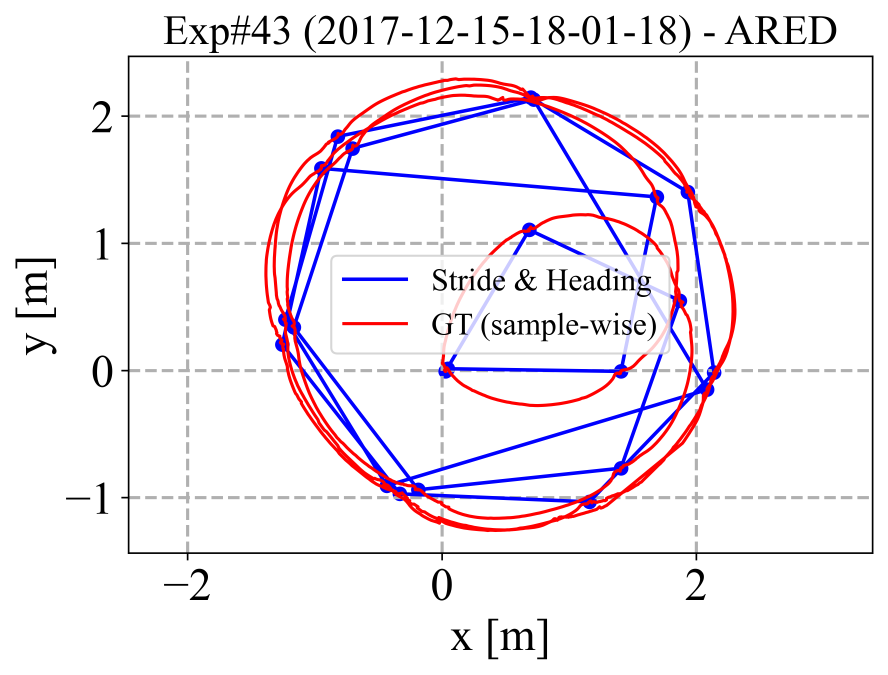
#> input picture results/figs/vicon/opencv_combine_images/trajectory_exp_43.png, 3549 x 2698 px (shown at 1/4 size); its folder holds 4 pictures in this run
$ python combine_images.py
#> lines starting #> are read from the running program, lines starting #| are printed output that depends on the picture
import cv2
import os
import numpy as np
# from PIL import Image

expNumber = 43
trajectoryText = f"trajectory_exp_{expNumber}.png"
trajectoryCorrectedText = f"trajectory_exp_{expNumber}_corrected.png"
zvlabelsText = f"zv_labels_exp_{expNumber}.png"
zvlabelsCorrectedText = f"zv_labels_exp_{expNumber}_corrected.png"
img1 = cv2.imread(trajectoryText)
#> img1 is the input picture: shape (2698, 3549, 3); mean B, G, R 241.9, 236, 242
img2 = cv2.imread(zvlabelsText)
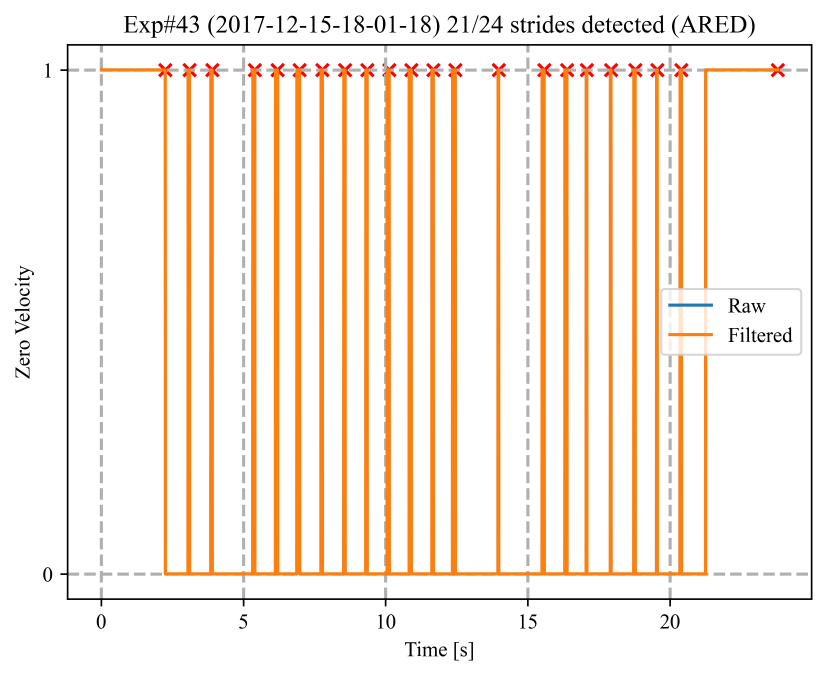
#> input picture results/figs/vicon/opencv_combine_images/zv_labels_exp_43.png, 3306 x 2702 px (shown at 1/4 size)
#> img2 is the input picture: shape (2702, 3306, 3); mean B, G, R 226.4, 237, 249.7
img3 = cv2.imread(trajectoryCorrectedText)
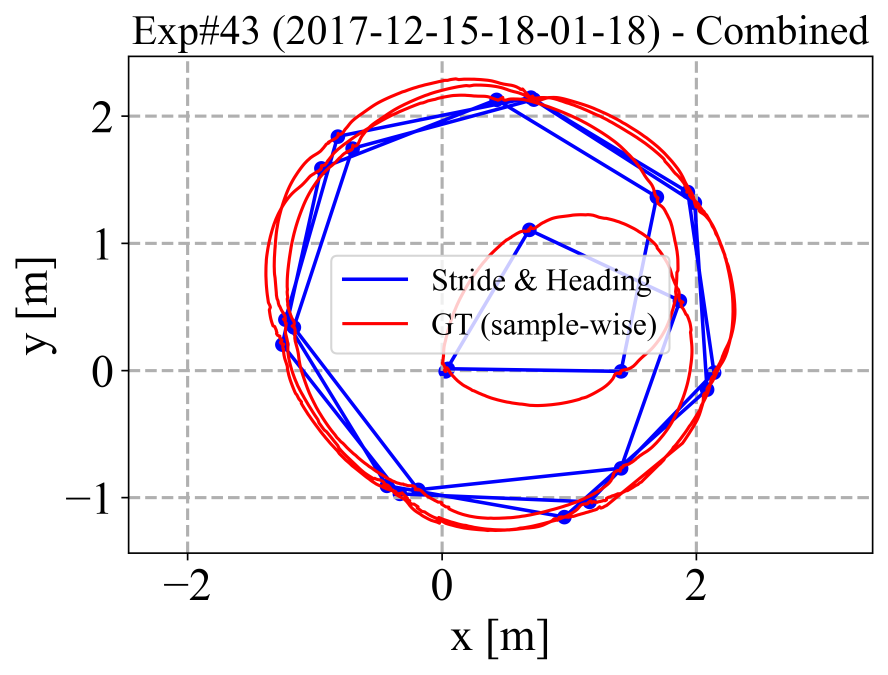
#> input picture results/figs/vicon/opencv_combine_images/trajectory_exp_43_corrected.png, 3549 x 2698 px (shown at 1/4 size)
#> img3 is the input picture: shape (2698, 3549, 3); mean B, G, R 241.8, 236, 241.9
img4 = cv2.imread(zvlabelsCorrectedText)
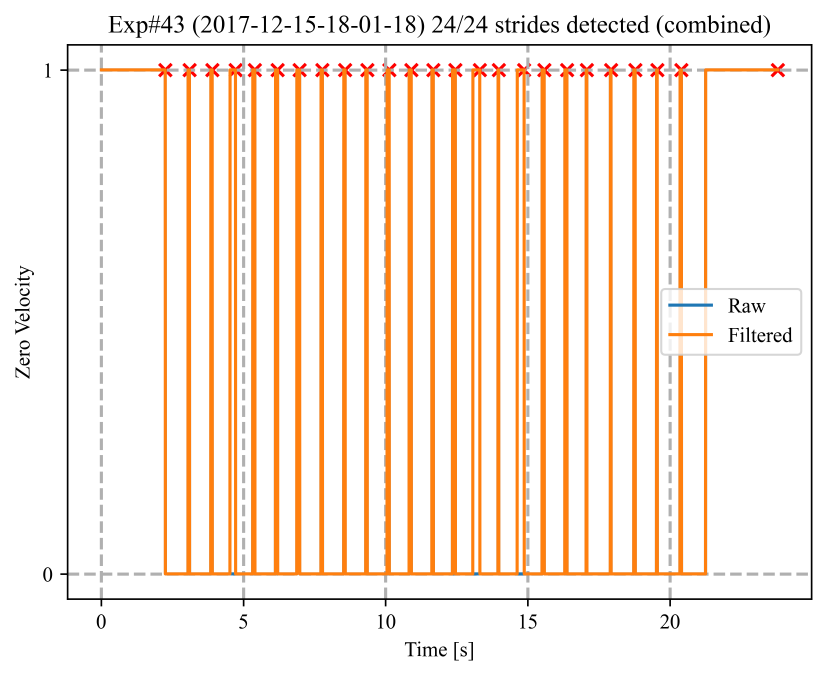
#> input picture results/figs/vicon/opencv_combine_images/zv_labels_exp_43_corrected.png, 3306 x 2702 px (shown at 1/4 size)
#> img4 is the input picture: shape (2702, 3306, 3); mean B, G, R 222.2, 234.7, 249.7

if img1.shape[0] > img2.shape[0]:
    s = img2.shape[0] / img1.shape[0]
    img1 = cv2.resize(img1, (int(s*img1.shape[1]), int(s*img1.shape[0])), 0)
else:
    s = img1.shape[0] / img2.shape[0]
#> s = 0.999
    img2 = cv2.resize(img2, (int(s*img2.shape[1]), int(s*img2.shape[0])), 0)
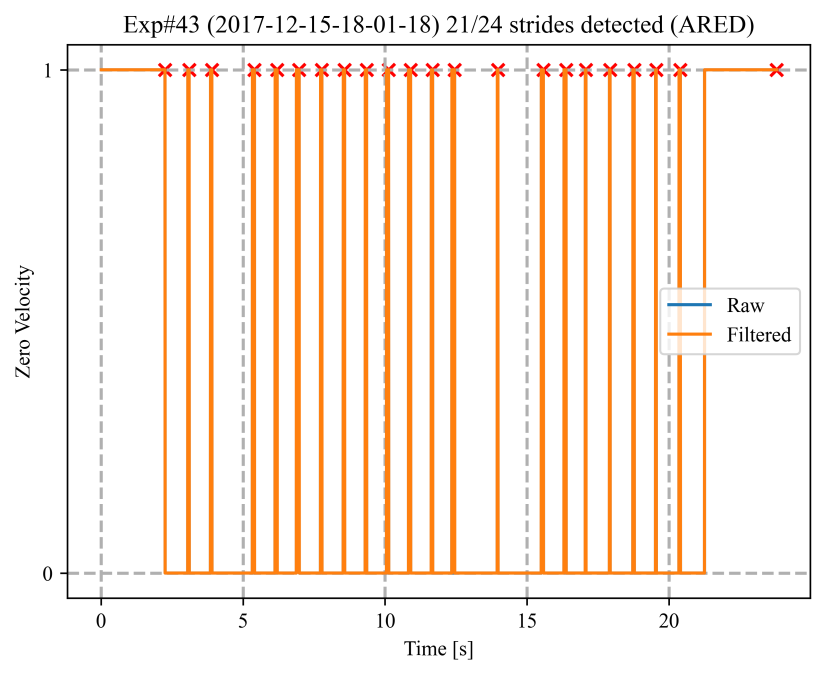
#> img2: shape (2698, 3301, 3) (shown at 1/4 size); mean B, G, R 226.4, 237, 249.7

if img3.shape[0] > img4.shape[0]:
    s = img3.shape[0] / img4.shape[0]
    img3 = cv2.resize(img3, (int(s*img3.shape[1]), int(s*img3.shape[0])), 0)
else:
    s = img3.shape[0] / img4.shape[0]
    img4 = cv2.resize(img4, (int(s*img4.shape[1]), int(s*img4.shape[0])), 0)
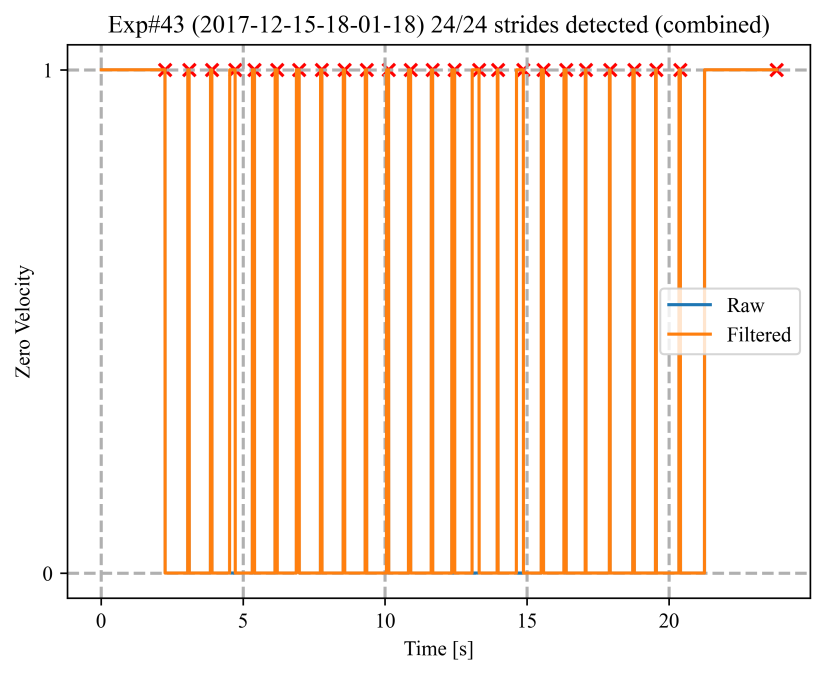
#> img4: shape (2698, 3301, 3) (shown at 1/4 size); mean B, G, R 222.2, 234.7, 249.7

imgCombined1 = np.zeros((img1.shape[0], img1.shape[1]+img2.shape[1], 3), np.uint8)
imgCombined1[:, 0:img1.shape[1]] = img1
imgCombined1[:, img1.shape[1]:img1.shape[1]+img2.shape[1]] = img2
imgCombined2 = np.zeros((img3.shape[0], img3.shape[1]+img4.shape[1], 3), np.uint8)
imgCombined2[:, 0:img3.shape[1]] = img3
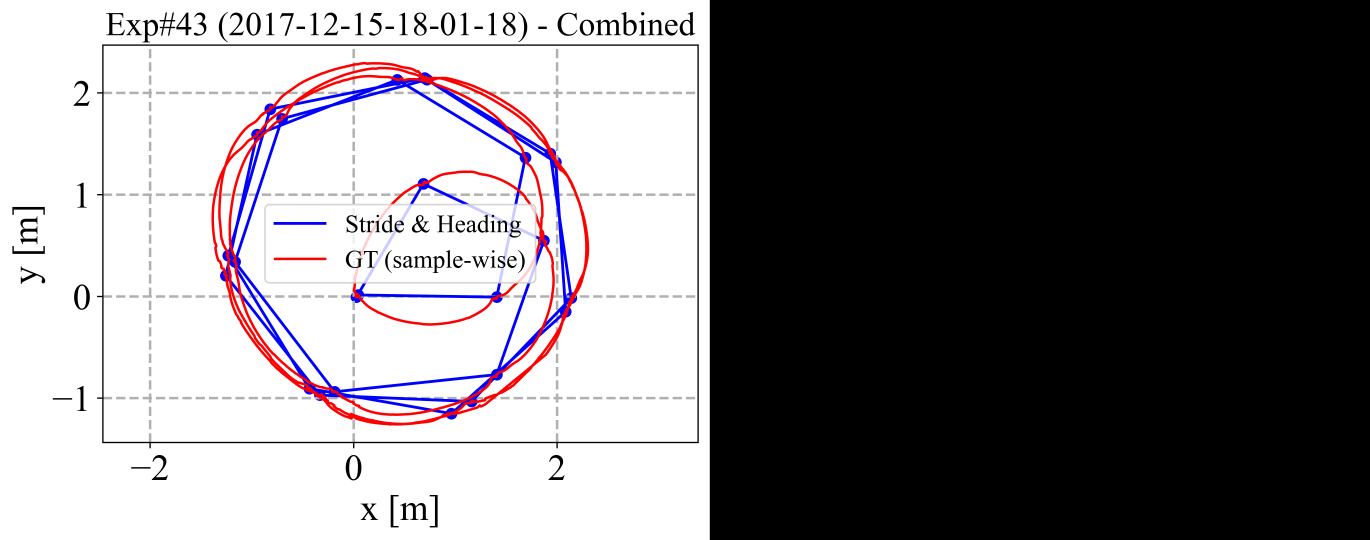
#> imgCombined2: shape (2698, 6850, 3) (shown at 1/5 size); mean B, G, R 125.3, 122.2, 125.3
imgCombined2[:, img3.shape[1]:img3.shape[1]+img4.shape[1]] = img4
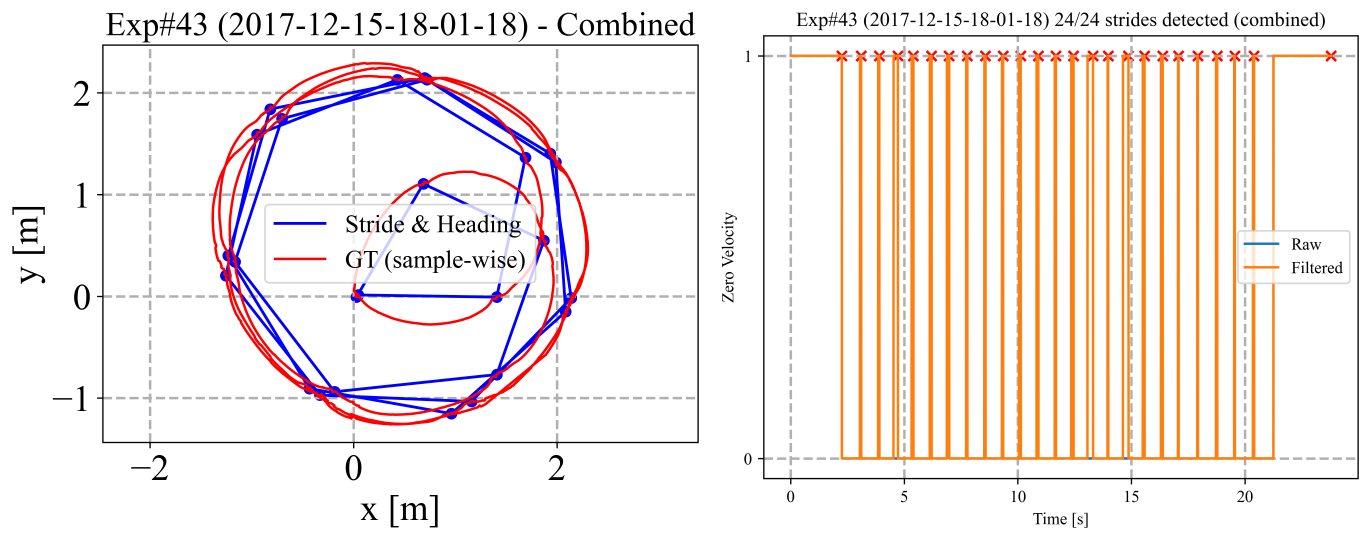
#> imgCombined2: shape (2698, 6850, 3) (shown at 1/5 size); mean B, G, R 232.3, 235.3, 245.6
# [7 lines of commented-out code are left out]

cv2.imwrite(f"exp{expNumber}.jpg", imgCombined1, [cv2.IMWRITE_JPEG_QUALITY, 50])
cv2.imwrite(f"exp{expNumber}_corrected.jpg", imgCombined2, [cv2.IMWRITE_JPEG_QUALITY, 50])

# [4 lines of commented-out code are left out]
